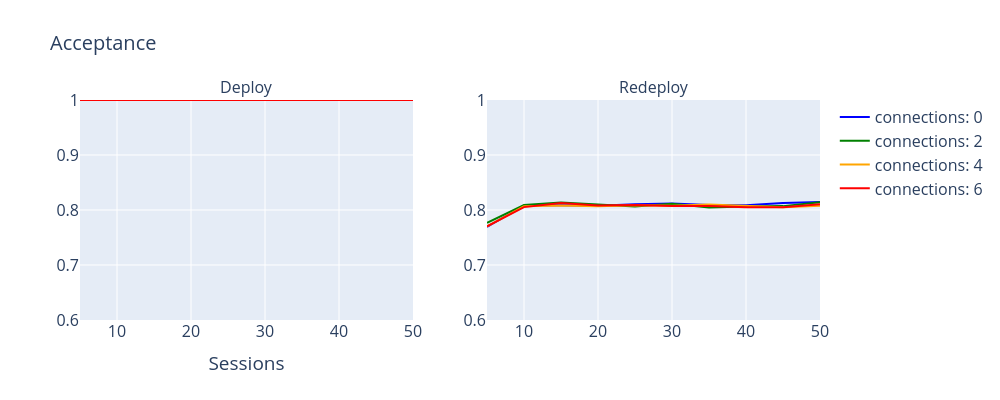
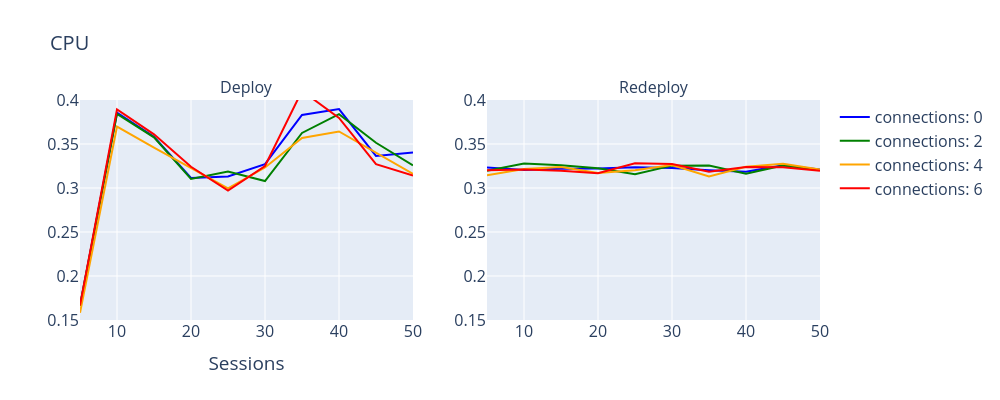
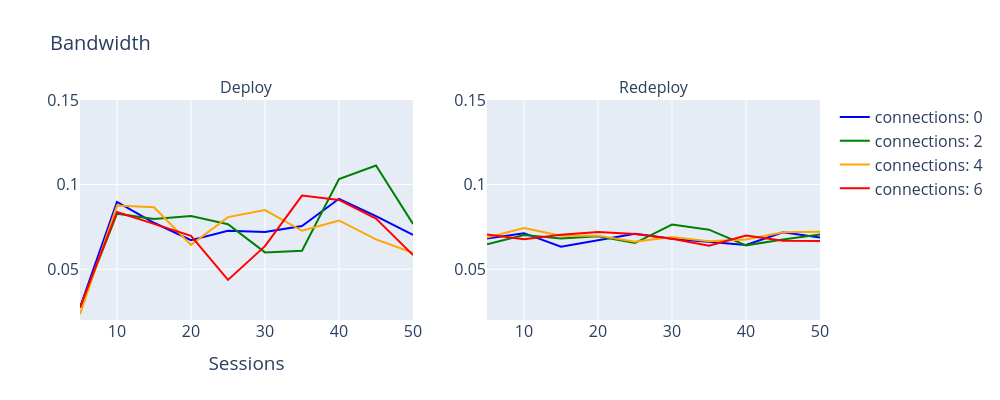
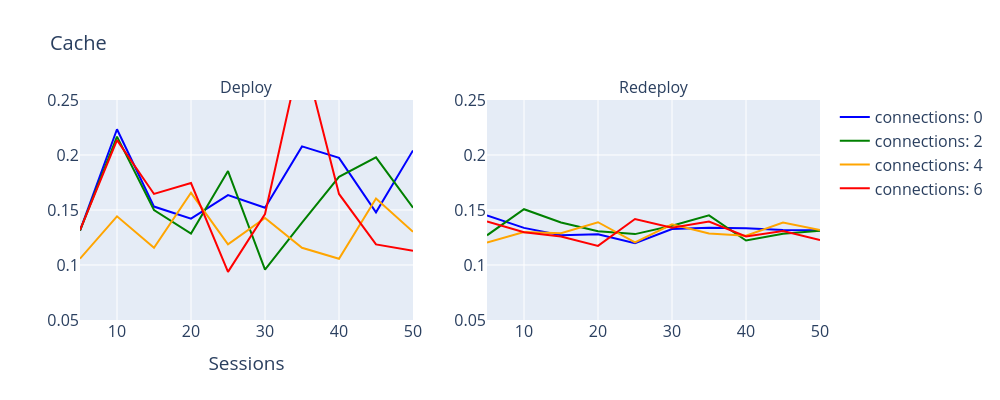

Write notebook code for charts like these, in order.
### Code cell
# Chamada para o gráfico de acceptance com xlim, ylim e figsize definidos
plot_resource_utilization_simulations(
    acceptance, title="Acceptance", plot_type="sep", ylim=[0.6, 1], figsize=(1000, 400)
)

# Chamada para o gráfico de acceptance com xlim, ylim e figsize definidos
plot_resource_utilization_simulations(
    cpu, title="CPU", plot_type="sep", ylim=[0.15, 0.4], figsize=(1000, 400)
)

# Chamada para o gráfico de acceptance com xlim, ylim e figsize definidos
plot_resource_utilization_simulations(
    bd, title="Bandwidth", plot_type="sep", ylim=[0.02, 0.15], figsize=(1000, 400)
)

# Chamada para o gráfico de acceptance com xlim, ylim e figsize definidos
plot_resource_utilization_simulations(
    cache, title="Cache", plot_type="sep", ylim=[0.05, 0.25], figsize=(1000, 400)
)

### Figure 1 — Plotly figure (JSON) as saved in the notebook; plotly's stock layout.template omitted (floating-point values rounded to 4 significant figures)
{"data": [{"line": {"color": "blue"}, "mode": "lines", "name": "connections: 0", "type": "scatter", "x": [5, 10, 15, 20, 25, 30, 35, 40, 45, 50], "xaxis": "x", "y": [1, 1, 1, 1, 1, 1, 1, 1, 1, 1], "yaxis": "y"}, {"line": {"color": "blue"}, "mode": "lines", "name": "connections: 0", "showlegend": false, "type": "scatter", "x": [5, 10, 15, 20, 25, 30, 35, 40, 45, 50], "xaxis": "x2", "y": [0.7691, 0.8083, 0.8088, 0.8078, 0.8103, 0.8117, 0.8093, 0.8088, 0.8127, 0.8146], "yaxis": "y2"}, {"line": {"color": "green"}, "mode": "lines", "name": "connections: 2", "type": "scatter", "x": [5, 10, 15, 20, 25, 30, 35, 40, 45, 50], "xaxis": "x", "y": [1, 1, 1, 1, 1, 1, 1, 1, 1, 1], "yaxis": "y"}, {"line": {"color": "green"}, "mode": "lines", "name": "connections: 2", "showlegend": false, "type": "scatter", "x": [5, 10, 15, 20, 25, 30, 35, 40, 45, 50], "xaxis": "x2", "y": [0.7767, 0.809, 0.8138, 0.81, 0.8066, 0.8114, 0.8046, 0.8066, 0.8071, 0.8143], "yaxis": "y2"}, {"line": {"color": "orange"}, "mode": "lines", "name": "connections: 4", "type": "scatter", "x": [5, 10, 15, 20, 25, 30, 35, 40, 45, 50], "xaxis": "x", "y": [1, 1, 1, 1, 1, 1, 1, 1, 1, 1], "yaxis": "y"}, {"line": {"color": "orange"}, "mode": "lines", "name": "connections: 4", "showlegend": false, "type": "scatter", "x": [5, 10, 15, 20, 25, 30, 35, 40, 45, 50], "xaxis": "x2", "y": [0.7703, 0.8067, 0.8081, 0.8066, 0.8085, 0.8076, 0.81, 0.808, 0.8051, 0.8076], "yaxis": "y2"}, {"line": {"color": "red"}, "mode": "lines", "name": "connections: 6", "type": "scatter", "x": [5, 10, 15, 20, 25, 30, 35, 40, 45, 50], "xaxis": "x", "y": [1, 1, 1, 1, 1, 1, 1, 1, 1, 1], "yaxis": "y"}, {"line": {"color": "red"}, "mode": "lines", "name": "connections: 6", "showlegend": false, "type": "scatter", "x": [5, 10, 15, 20, 25, 30, 35, 40, 45, 50], "xaxis": "x2", "y": [0.7703, 0.8052, 0.8125, 0.8082, 0.8091, 0.8072, 0.8072, 0.8052, 0.8052, 0.8105], "yaxis": "y2"}], "layout": {"annotations": [{"font": {"size": 16}, "showarrow": false, "text": "Deploy", "x": 0.225, "xanchor": "center", "xref": "paper", "y": 1, "yanchor": "bottom", "yref": "paper"}, {"font": {"size": 16}, "showarrow": false, "text": "Redeploy", "x": 0.775, "xanchor": "center", "xref": "paper", "y": 1, "yanchor": "bottom", "yref": "paper"}], "font": {"size": 16}, "height": 400, "legend": {"font": {"size": 16}}, "title": {"font": {"size": 20}, "text": "Acceptance"}, "width": 1000, "xaxis": {"anchor": "y", "domain": [0, 0.45], "title": {"text": "Sessions"}}, "xaxis2": {"anchor": "y2", "domain": [0.55, 1]}, "yaxis": {"anchor": "x", "domain": [0, 1], "range": [0.6, 1]}, "yaxis2": {"anchor": "x2", "domain": [0, 1], "range": [0.6, 1]}}}

### Figure 2 — Plotly figure (JSON) as saved in the notebook; plotly's stock layout.template omitted (floating-point values rounded to 4 significant figures)
{"data": [{"line": {"color": "blue"}, "mode": "lines", "name": "connections: 0", "type": "scatter", "x": [5, 10, 15, 20, 25, 30, 35, 40, 45, 50], "xaxis": "x", "y": [0.1661, 0.3856, 0.3581, 0.3115, 0.3131, 0.3271, 0.383, 0.3897, 0.3364, 0.3402], "yaxis": "y"}, {"line": {"color": "blue"}, "mode": "lines", "name": "connections: 0", "showlegend": false, "type": "scatter", "x": [5, 10, 15, 20, 25, 30, 35, 40, 45, 50], "xaxis": "x2", "y": [0.3233, 0.3203, 0.3218, 0.3221, 0.3235, 0.3227, 0.3202, 0.3186, 0.3257, 0.3209], "yaxis": "y2"}, {"line": {"color": "green"}, "mode": "lines", "name": "connections: 2", "type": "scatter", "x": [5, 10, 15, 20, 25, 30, 35, 40, 45, 50], "xaxis": "x", "y": [0.1661, 0.3843, 0.3576, 0.3103, 0.3188, 0.3079, 0.3626, 0.384, 0.3514, 0.3258], "yaxis": "y"}, {"line": {"color": "green"}, "mode": "lines", "name": "connections: 2", "showlegend": false, "type": "scatter", "x": [5, 10, 15, 20, 25, 30, 35, 40, 45, 50], "xaxis": "x2", "y": [0.3196, 0.3279, 0.3258, 0.3224, 0.3157, 0.3254, 0.3256, 0.3163, 0.3256, 0.3203], "yaxis": "y2"}, {"line": {"color": "orange"}, "mode": "lines", "name": "connections: 4", "type": "scatter", "x": [5, 10, 15, 20, 25, 30, 35, 40, 45, 50], "xaxis": "x", "y": [0.1583, 0.3697, 0.346, 0.323, 0.2996, 0.3233, 0.3568, 0.3642, 0.3405, 0.3161], "yaxis": "y"}, {"line": {"color": "orange"}, "mode": "lines", "name": "connections: 4", "showlegend": false, "type": "scatter", "x": [5, 10, 15, 20, 25, 30, 35, 40, 45, 50], "xaxis": "x2", "y": [0.3145, 0.3216, 0.3238, 0.3169, 0.3202, 0.3261, 0.3132, 0.3241, 0.3275, 0.321], "yaxis": "y2"}, {"line": {"color": "red"}, "mode": "lines", "name": "connections: 6", "type": "scatter", "x": [5, 10, 15, 20, 25, 30, 35, 40, 45, 50], "xaxis": "x", "y": [0.1666, 0.3894, 0.361, 0.3241, 0.2971, 0.325, 0.4103, 0.3797, 0.3271, 0.3142], "yaxis": "y"}, {"line": {"color": "red"}, "mode": "lines", "name": "connections: 6", "showlegend": false, "type": "scatter", "x": [5, 10, 15, 20, 25, 30, 35, 40, 45, 50], "xaxis": "x2", "y": [0.3202, 0.3211, 0.3196, 0.3169, 0.3282, 0.3274, 0.3186, 0.3238, 0.3236, 0.3197], "yaxis": "y2"}], "layout": {"annotations": [{"font": {"size": 16}, "showarrow": false, "text": "Deploy", "x": 0.225, "xanchor": "center", "xref": "paper", "y": 1, "yanchor": "bottom", "yref": "paper"}, {"font": {"size": 16}, "showarrow": false, "text": "Redeploy", "x": 0.775, "xanchor": "center", "xref": "paper", "y": 1, "yanchor": "bottom", "yref": "paper"}], "font": {"size": 16}, "height": 400, "legend": {"font": {"size": 16}}, "title": {"font": {"size": 20}, "text": "CPU"}, "width": 1000, "xaxis": {"anchor": "y", "domain": [0, 0.45], "title": {"text": "Sessions"}}, "xaxis2": {"anchor": "y2", "domain": [0.55, 1]}, "yaxis": {"anchor": "x", "domain": [0, 1], "range": [0.15, 0.4]}, "yaxis2": {"anchor": "x2", "domain": [0, 1], "range": [0.15, 0.4]}}}

### Figure 3 — Plotly figure (JSON) as saved in the notebook; plotly's stock layout.template omitted (floating-point values rounded to 4 significant figures)
{"data": [{"line": {"color": "blue"}, "mode": "lines", "name": "connections: 0", "type": "scatter", "x": [5, 10, 15, 20, 25, 30, 35, 40, 45, 50], "xaxis": "x", "y": [0.02732, 0.08975, 0.07746, 0.06712, 0.07279, 0.07206, 0.07553, 0.09162, 0.08136, 0.07031], "yaxis": "y"}, {"line": {"color": "blue"}, "mode": "lines", "name": "connections: 0", "showlegend": false, "type": "scatter", "x": [5, 10, 15, 20, 25, 30, 35, 40, 45, 50], "xaxis": "x2", "y": [0.0681, 0.07131, 0.06332, 0.06712, 0.07097, 0.06802, 0.06607, 0.06438, 0.07182, 0.06879], "yaxis": "y2"}, {"line": {"color": "green"}, "mode": "lines", "name": "connections: 2", "type": "scatter", "x": [5, 10, 15, 20, 25, 30, 35, 40, 45, 50], "xaxis": "x", "y": [0.02732, 0.08285, 0.07974, 0.08142, 0.07662, 0.05994, 0.06095, 0.1032, 0.1113, 0.07679], "yaxis": "y"}, {"line": {"color": "green"}, "mode": "lines", "name": "connections: 2", "showlegend": false, "type": "scatter", "x": [5, 10, 15, 20, 25, 30, 35, 40, 45, 50], "xaxis": "x2", "y": [0.06481, 0.07022, 0.06821, 0.06951, 0.06546, 0.07639, 0.07339, 0.06411, 0.06754, 0.07049], "yaxis": "y2"}, {"line": {"color": "orange"}, "mode": "lines", "name": "connections: 4", "type": "scatter", "x": [5, 10, 15, 20, 25, 30, 35, 40, 45, 50], "xaxis": "x", "y": [0.0234, 0.08765, 0.08657, 0.06439, 0.0808, 0.08499, 0.07271, 0.07882, 0.06764, 0.05964], "yaxis": "y"}, {"line": {"color": "orange"}, "mode": "lines", "name": "connections: 4", "showlegend": false, "type": "scatter", "x": [5, 10, 15, 20, 25, 30, 35, 40, 45, 50], "xaxis": "x2", "y": [0.0688, 0.07434, 0.06985, 0.06985, 0.06625, 0.06897, 0.06647, 0.06756, 0.0718, 0.0722], "yaxis": "y2"}, {"line": {"color": "red"}, "mode": "lines", "name": "connections: 6", "type": "scatter", "x": [5, 10, 15, 20, 25, 30, 35, 40, 45, 50], "xaxis": "x", "y": [0.02738, 0.08386, 0.07677, 0.06968, 0.04369, 0.06365, 0.09353, 0.09093, 0.07993, 0.05835], "yaxis": "y"}, {"line": {"color": "red"}, "mode": "lines", "name": "connections: 6", "showlegend": false, "type": "scatter", "x": [5, 10, 15, 20, 25, 30, 35, 40, 45, 50], "xaxis": "x2", "y": [0.07058, 0.06776, 0.07034, 0.07193, 0.07083, 0.06803, 0.06388, 0.06996, 0.06678, 0.06666], "yaxis": "y2"}], "layout": {"annotations": [{"font": {"size": 16}, "showarrow": false, "text": "Deploy", "x": 0.225, "xanchor": "center", "xref": "paper", "y": 1, "yanchor": "bottom", "yref": "paper"}, {"font": {"size": 16}, "showarrow": false, "text": "Redeploy", "x": 0.775, "xanchor": "center", "xref": "paper", "y": 1, "yanchor": "bottom", "yref": "paper"}], "font": {"size": 16}, "height": 400, "legend": {"font": {"size": 16}}, "title": {"font": {"size": 20}, "text": "Bandwidth"}, "width": 1000, "xaxis": {"anchor": "y", "domain": [0, 0.45], "title": {"text": "Sessions"}}, "xaxis2": {"anchor": "y2", "domain": [0.55, 1]}, "yaxis": {"anchor": "x", "domain": [0, 1], "range": [0.02, 0.15]}, "yaxis2": {"anchor": "x2", "domain": [0, 1], "range": [0.02, 0.15]}}}

### Figure 4 — Plotly figure (JSON) as saved in the notebook; plotly's stock layout.template omitted (floating-point values rounded to 4 significant figures)
{"data": [{"line": {"color": "blue"}, "mode": "lines", "name": "connections: 0", "type": "scatter", "x": [5, 10, 15, 20, 25, 30, 35, 40, 45, 50], "xaxis": "x", "y": [0.1312, 0.2234, 0.1531, 0.1422, 0.1635, 0.1521, 0.2078, 0.1974, 0.1479, 0.2042], "yaxis": "y"}, {"line": {"color": "blue"}, "mode": "lines", "name": "connections: 0", "showlegend": false, "type": "scatter", "x": [5, 10, 15, 20, 25, 30, 35, 40, 45, 50], "xaxis": "x2", "y": [0.1451, 0.1338, 0.127, 0.1279, 0.1198, 0.1326, 0.1339, 0.1335, 0.1318, 0.1316], "yaxis": "y2"}, {"line": {"color": "green"}, "mode": "lines", "name": "connections: 2", "type": "scatter", "x": [5, 10, 15, 20, 25, 30, 35, 40, 45, 50], "xaxis": "x", "y": [0.1312, 0.2167, 0.15, 0.1286, 0.1854, 0.09583, 0.1385, 0.1802, 0.1979, 0.1521], "yaxis": "y"}, {"line": {"color": "green"}, "mode": "lines", "name": "connections: 2", "showlegend": false, "type": "scatter", "x": [5, 10, 15, 20, 25, 30, 35, 40, 45, 50], "xaxis": "x2", "y": [0.127, 0.1507, 0.1387, 0.1307, 0.1281, 0.1357, 0.1452, 0.1223, 0.1284, 0.131], "yaxis": "y2"}, {"line": {"color": "orange"}, "mode": "lines", "name": "connections: 4", "type": "scatter", "x": [5, 10, 15, 20, 25, 30, 35, 40, 45, 50], "xaxis": "x", "y": [0.1057, 0.1443, 0.1156, 0.1656, 0.1187, 0.1427, 0.1156, 0.1057, 0.1604, 0.1302], "yaxis": "y"}, {"line": {"color": "orange"}, "mode": "lines", "name": "connections: 4", "showlegend": false, "type": "scatter", "x": [5, 10, 15, 20, 25, 30, 35, 40, 45, 50], "xaxis": "x2", "y": [0.1203, 0.13, 0.1289, 0.1389, 0.1206, 0.137, 0.1287, 0.1266, 0.1386, 0.1319], "yaxis": "y2"}, {"line": {"color": "red"}, "mode": "lines", "name": "connections: 6", "type": "scatter", "x": [5, 10, 15, 20, 25, 30, 35, 40, 45, 50], "xaxis": "x", "y": [0.1318, 0.2135, 0.1646, 0.1745, 0.09375, 0.1464, 0.2969, 0.1646, 0.1187, 0.113], "yaxis": "y"}, {"line": {"color": "red"}, "mode": "lines", "name": "connections: 6", "showlegend": false, "type": "scatter", "x": [5, 10, 15, 20, 25, 30, 35, 40, 45, 50], "xaxis": "x2", "y": [0.1396, 0.1298, 0.126, 0.1174, 0.1418, 0.1339, 0.1395, 0.126, 0.1309, 0.1226], "yaxis": "y2"}], "layout": {"annotations": [{"font": {"size": 16}, "showarrow": false, "text": "Deploy", "x": 0.225, "xanchor": "center", "xref": "paper", "y": 1, "yanchor": "bottom", "yref": "paper"}, {"font": {"size": 16}, "showarrow": false, "text": "Redeploy", "x": 0.775, "xanchor": "center", "xref": "paper", "y": 1, "yanchor": "bottom", "yref": "paper"}], "font": {"size": 16}, "height": 400, "legend": {"font": {"size": 16}}, "title": {"font": {"size": 20}, "text": "Cache"}, "width": 1000, "xaxis": {"anchor": "y", "domain": [0, 0.45], "title": {"text": "Sessions"}}, "xaxis2": {"anchor": "y2", "domain": [0.55, 1]}, "yaxis": {"anchor": "x", "domain": [0, 1], "range": [0.05, 0.25]}, "yaxis2": {"anchor": "x2", "domain": [0, 1], "range": [0.05, 0.25]}}}
